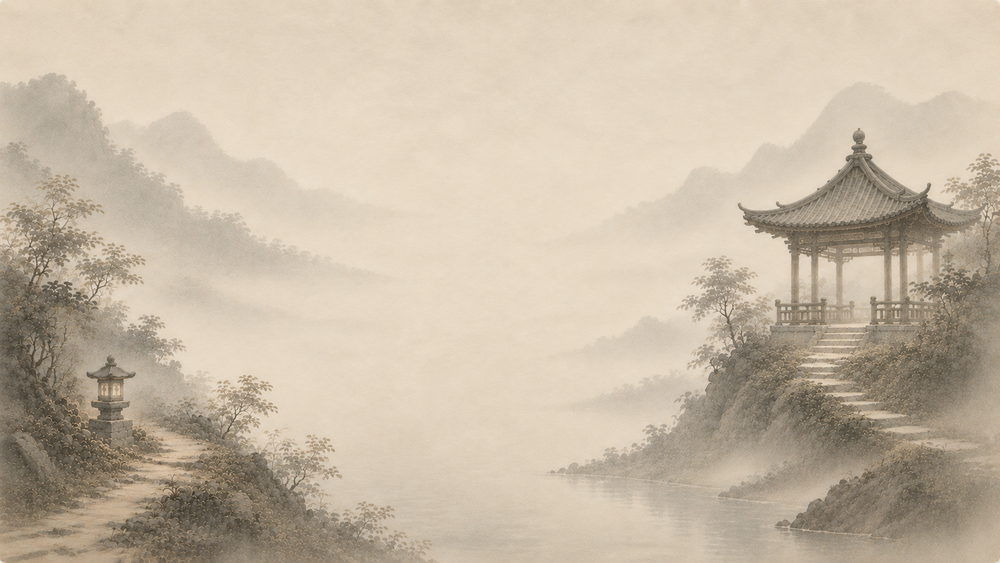
#> input picture client/src/assets/pages/project.png, 1000 x 563 px, shrunk from 1672 x 941 before the run, found by its file name
$ python analyze_project2.py
#> lines starting #> are read from the running program, lines starting #| are printed output that depends on the picture; after the words box and inside, x2 and y2 are one past the last pixel; in counts of white or black regions, pixels touching at a corner belong together
import numpy as np
from PIL import Image
from scipy import ndimage

PATH = r"C:\Users\liuwanting05\Desktop\Webpersonal\Webpersonal\client\src\assets\pages\project.png"
img = Image.open(PATH).convert("RGB")
#> img is the input picture: PIL image 1000x563 RGB; mean R, G, B 198.6, 184.8, 165.6
ca = np.array(img).astype(np.int16)
H, W = ca.shape[:2]
#> H = 563; W = 1000
R, G, B = ca[:, :, 0], ca[:, :, 1], ca[:, :, 2]
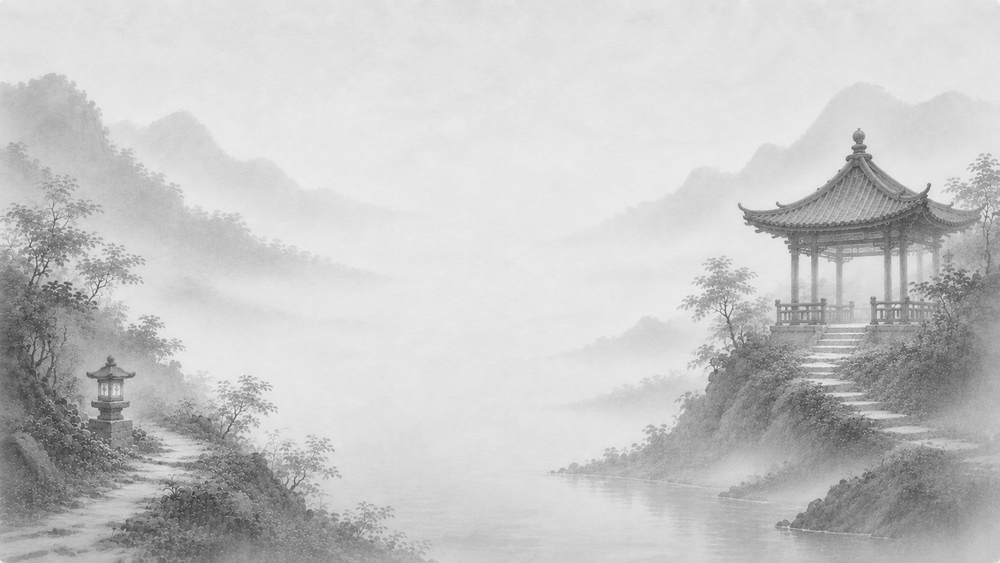
#> R: shape (563, 1000) int16; min 53, max 244, mean 198.6
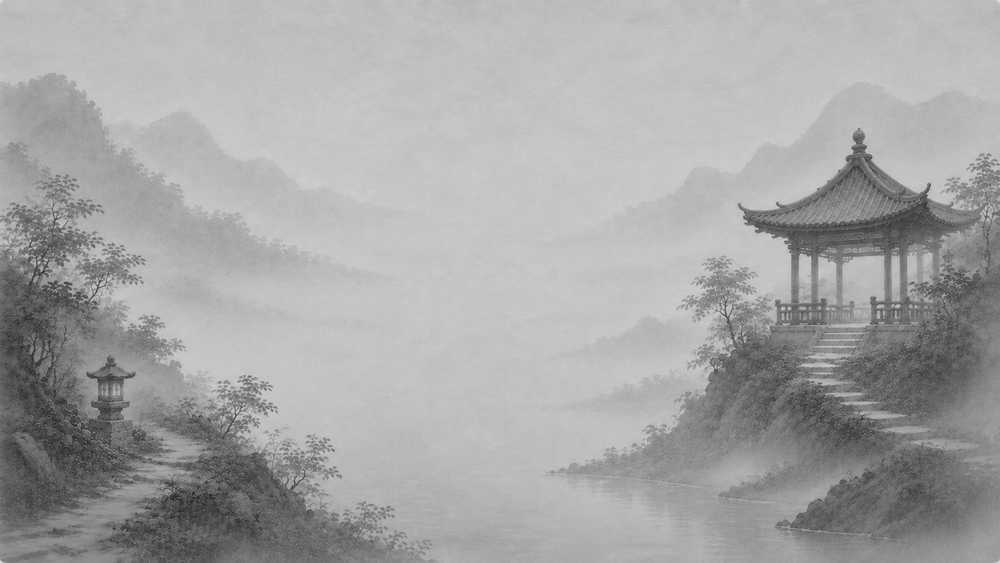
#> B: shape (563, 1000) int16; min 33, max 224, mean 165.6
lum = 0.299 * R + 0.587 * G + 0.114 * B

# Lamp: very bright warm glow (high R, high G, lower B, high luminance)
lamp = (R > 200) & (G > 175) & (R - B > 30) & (lum > 180)
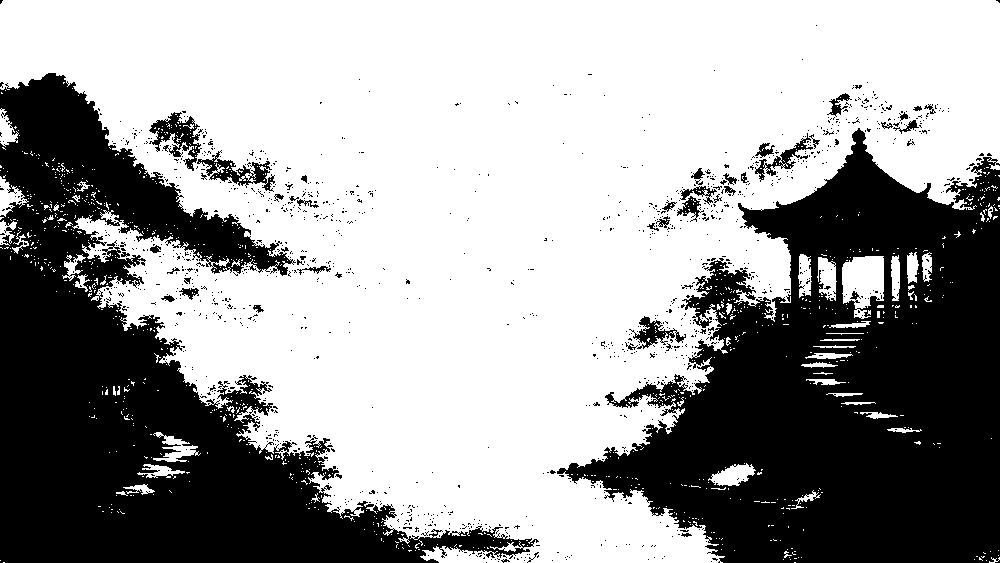
#> lamp: shape (563, 1000) bool; 61.5% white; 1213 black regions (1168 under 20 px), largest, box (x1, y1, x2, y2) and area: (557, 128, 1000, 563) 108154, (0, 73, 539, 563) 99538, (149, 112, 202, 171) 1233
labeled, num = ndimage.label(lamp)
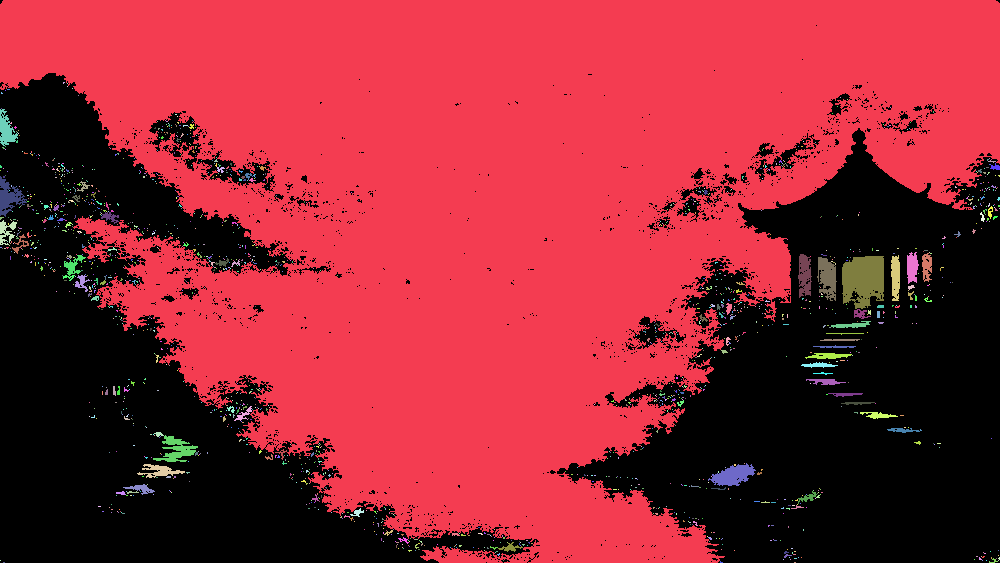
#> labeled: shape (563, 1000) int32; 1795 distinct labels, from 0 to 1794; one colour per label, 0 black
#> num = 1794
print("Lamp candidate clusters (bright warm):")
clusters = []
for i in range(1, num+1):
    ys, xs = np.where(labeled == i)
    if len(xs) < 30:
        continue
    clusters.append((len(xs), xs.mean(), ys.mean()))
#> this loop made 1794 passes
#> (ys, xs) on passes 2 to 4: ([82, 82, 83], [63, 64, 63]), ([83], [67]), ([86], [67])
#> after the loop, clusters = 41 items, first 6: (333321, 494.6, 214.7), (361, 5.92, 129.7), (41, 995, 166.8), (502, 8.63, 196.8), (47, 83.23, 186.2), (37, 989.9, 211.8)
clusters.sort(reverse=True)
for size, cx, cy in clusters[:10]:
    print(f"  size={size:5d} center=({cx/W*100:.1f}%, {cy/H*100:.1f}%)")
#> this loop made 10 passes
#> (size, cx, cy) on passes 1 to 10: (333321, 494.6, 214.7), (1795, 863, 279.3), (626, 732.9, 475), (571, 827, 276.9), (523, 176.2, 449.5), (502, 8.63, 196.8), (434, 804.3, 274.9), (361, 5.92, 129.7), (341, 895.2, 276.8), (294, 159.3, 470.6)
#|   size=333321 center=(49.5%, 38.1%)
#|   size= 1795 center=(86.3%, 49.6%)
#|   size=  626 center=(73.3%, 84.4%)
#|   size=  571 center=(82.7%, 49.2%)
#|   size=  523 center=(17.6%, 79.8%)
#|   size=  502 center=(0.9%, 35.0%)
#|   size=  434 center=(80.4%, 48.8%)
#|   size=  361 center=(0.6%, 23.0%)
#> (further printed lines are left out)

# Pavilion: dark structure clusters (dark, localized)
dark = (lum < 80) & (R < 95)
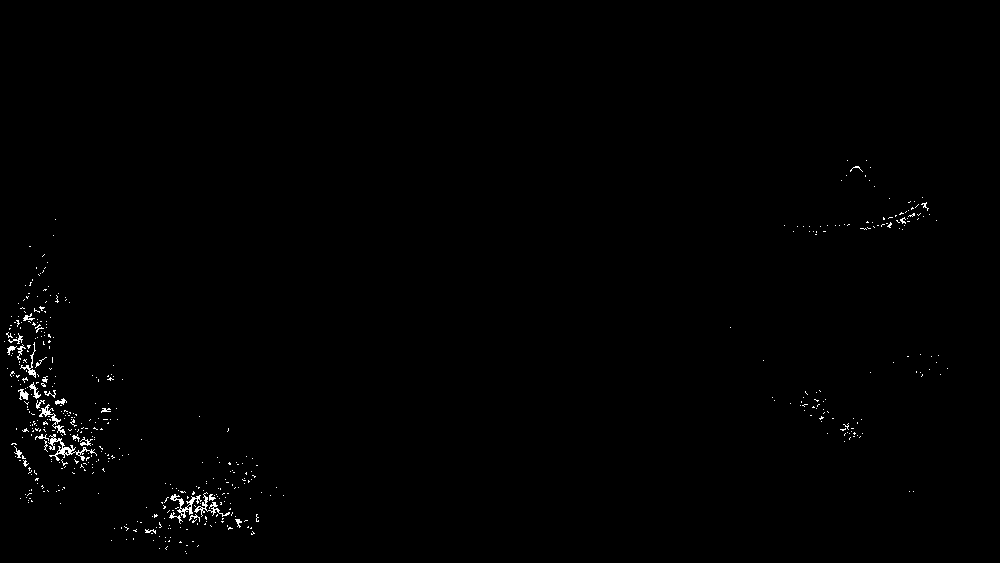
#> dark: shape (563, 1000) bool; 0.55% white in thin lines or dots, all inside (x1, y1, x2, y2) = (4, 160, 948, 554)
labeled2, num2 = ndimage.label(dark)
#> labeled2: shape (563, 1000) int32; 767 distinct labels, from 0 to 766
#> num2 = 766
print("\nDark structure clusters:")
clusters2 = []
for i in range(1, num2+1):
    ys, xs = np.where(labeled2 == i)
    if len(xs) < 25:
        continue
    clusters2.append((len(xs), xs.mean(), ys.mean(), xs.min(), xs.max(), ys.min(), ys.max()))
#> this loop made 766 passes
#> (ys, xs) on passes 1 to 3: ([160], [847]), ([160], [866]), ([166, 166, 166, 166, 167, 167, 167, 167, 167, 167, 167, 168], [855, 856, 857, 858, 853, 854, 855, 856, 857, 858, 859, 859])
#> after the loop, clusters2 = 24 items
clusters2.sort(reverse=True)
for size, cx, cy, x0, x1, y0, y1 in clusters2[:10]:
    print(f"  size={size:5d} center=({cx/W*100:.1f}%, {cy/H*100:.1f}%) bbox x={x0/W*100:.0f}-{x1/W*100:.0f}% y={y0/H*100:.0f}-{y1/H*100:.0f}%")
#> this loop made 10 passes
#> (size, cx, cy, x0, x1, y0, y1) on passes 1 to 10: (190, 60.85, 448.2, 49, 74, 438, 460), (130, 189, 506, 177, 200, 495, 517), (79, 202.1, 505.4, 194, 207, 495, 514), (72, 45.12, 411.3, 39, 52, 404, 416), (68, 23.1, 394.2, 18, 28, 389, 399), (67, 177.3, 499.6, 170, 183, 494, 508), (67, 29.34, 370.2, 21, 35, 365, 377), (63, 34.44, 390.6, 29, 40, 382, 398), (43, 60.02, 428.8, 54, 65, 425, 434), (42, 27.79, 317.4, 23, 34, 313, 320)
#|   size=  190 center=(6.1%, 79.6%) bbox x=5-7% y=78-82%
#|   size=  130 center=(18.9%, 89.9%) bbox x=18-20% y=88-92%
#|   size=   79 center=(20.2%, 89.8%) bbox x=19-21% y=88-91%
#|   size=   72 center=(4.5%, 73.1%) bbox x=4-5% y=72-74%
#|   size=   68 center=(2.3%, 70.0%) bbox x=2-3% y=69-71%
#|   size=   67 center=(17.7%, 88.7%) bbox x=17-18% y=88-90%
#|   size=   67 center=(2.9%, 65.8%) bbox x=2-4% y=65-67%
#|   size=   63 center=(3.4%, 69.4%) bbox x=3-4% y=68-71%
#> (further printed lines are left out)

$ run again, with client/src/assets/pages/about.png copied over client/src/assets/pages/project.png
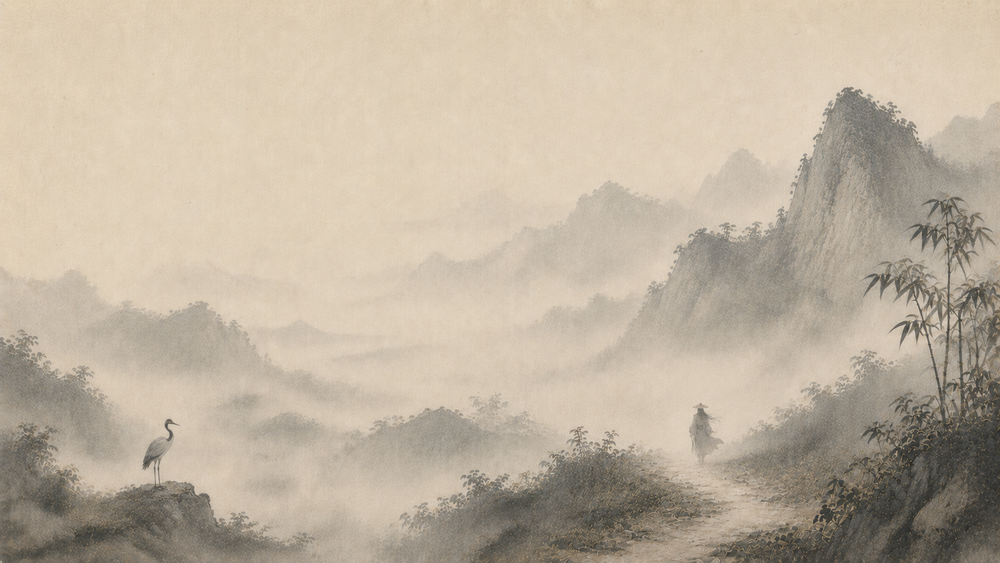
#> input picture client/src/assets/pages/about.png, 1000 x 563 px, shrunk from 1672 x 941 before the run, found by its file name
#> img is the input picture: PIL image 1000x563 RGB; mean R, G, B 190.9, 178.5, 160.4
#> lamp: shape (563, 1000) bool; 56.6% white; 783 black regions (773 under 20 px), largest, box (x1, y1, x2, y2) and area: (0, 86, 1000, 563) 240877, (428, 240, 514, 283) 1002, (273, 320, 339, 348) 509
#> `labeled, num = ndimage.label(lamp)`:
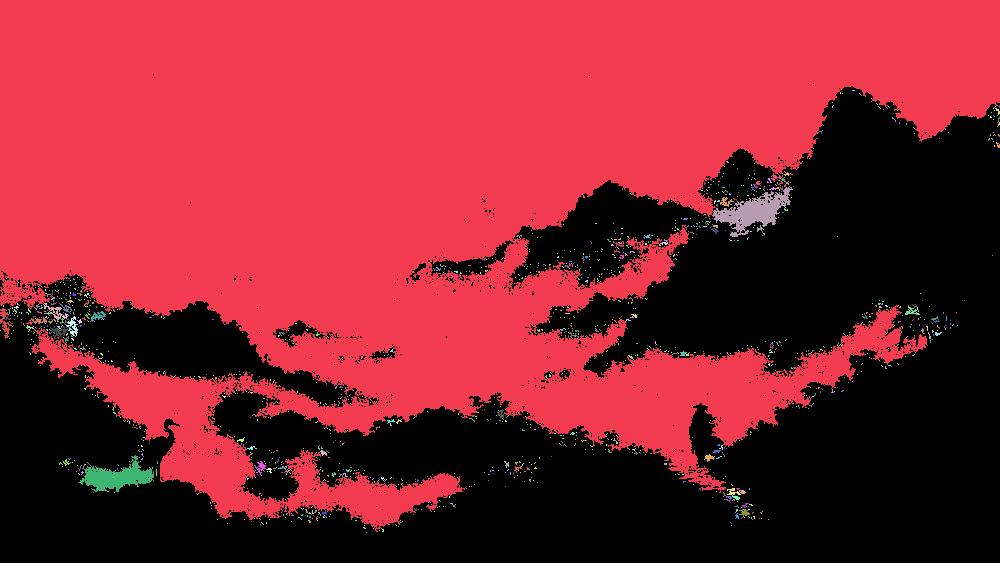
#> labeled: shape (563, 1000) int32; 1806 distinct labels, from 0 to 1805; one colour per label, 0 black
#> num = 1805
#> the loop `for i in range(1, num+1):` made 1805 passes
#> (ys, xs) on passes 2 to 4: ([90, 90, 90], [852, 853, 854]), ([92, 93], [840, 840]), ([93], [842])
#> after the loop `for i in range(1, num+1):`: clusters = 18 items, first 6: (310911, 425.8, 192.9), (35, 775.3, 177), (1612, 753.2, 211.3), (59, 725.4, 201.4), (105, 54.32, 311.1), (32, 66.66, 308.2)
#> the loop `for size, cx, cy in clusters[:10]:` made 10 passes
#> (size, cx, cy) on passes 1 to 8: (310911, 425.8, 192.9), (1612, 753.2, 211.3), (1262, 116.5, 476.7), (145, 4.42, 321.6), (105, 54.32, 311.1), (101, 72.63, 326), (91, 58.68, 331.5), (76, 97.63, 315.6)
#> (printed output is left out)
#> dark: shape (563, 1000) bool; 2.9% white; 511 white regions (483 under 20 px), largest, box (x1, y1, x2, y2) and area: (752, 382, 1000, 563) 13203, (71, 525, 123, 547) 432, (598, 509, 615, 530) 117
#> `labeled2, num2 = ndimage.label(dark)`:
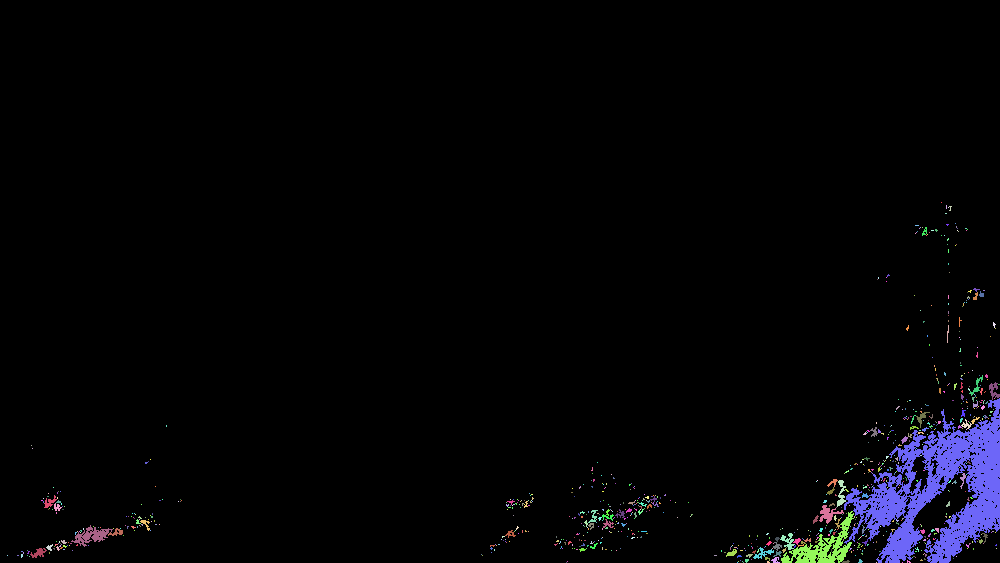
#> labeled2: shape (563, 1000) int32; 893 distinct labels, from 0 to 892; one colour per label, 0 black
#> num2 = 892
#> the loop `for i in range(1, num2+1):` made 892 passes
#> (ys, xs) on passes 1 to 3: ([202], [941]), ([205, 206, 207, 208], [946, 946, 946, 946]), ([206, 206, 206, 207, 208, 209, 210, 210], [949, 950, 951, 950, 950, 950, 949, 950])
#> after the loop `for i in range(1, num2+1):`: clusters2 = 33 items
#> the loop `for size, cx, cy, x0, x1, y0, y1 in clusters2[:10]:` made 10 passes
#> (size, cx, cy, x0, x1, y0, y1) on passes 1 to 8: (10660, 938.2, 490.6, 844, 999, 398, 562), (1175, 823.2, 547.7, 781, 853, 511, 562), (359, 91.09, 535.4, 71, 112, 525, 546), (188, 827.9, 513.5, 819, 843, 505, 523), (117, 840.8, 493.5, 837, 845, 480, 506), (111, 787.9, 540.8, 780, 794, 533, 549), (95, 993.5, 390, 989, 999, 382, 399), (90, 762.7, 553, 753, 773, 547, 558)
#> (printed output is left out)

$ run again, with client/src/assets/pages/journey-bg-v2.png copied over client/src/assets/pages/project.png
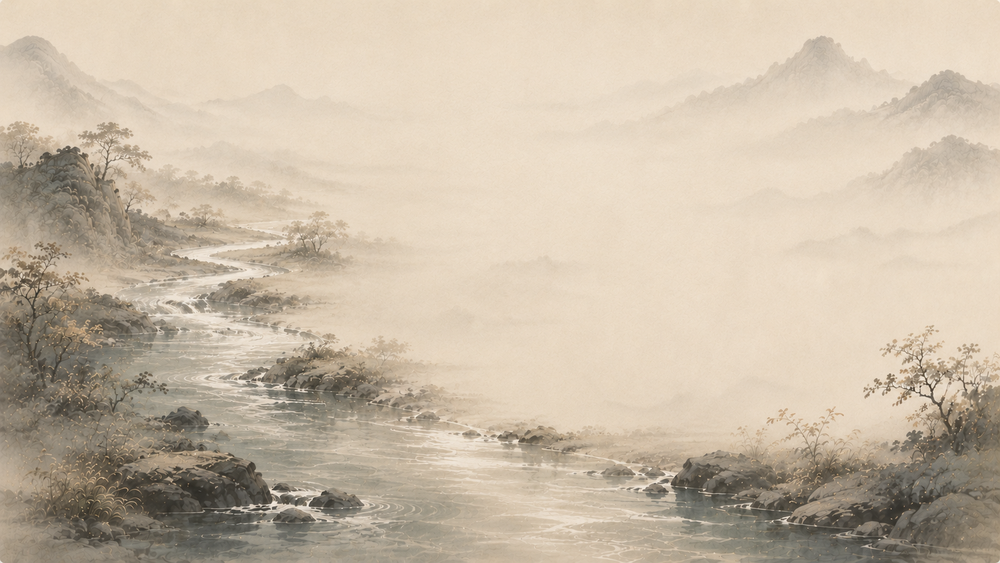
#> input picture client/src/assets/pages/journey-bg-v2.png, 1000 x 563 px, shrunk from 1672 x 941 before the run, found by its file name
#> img is the input picture: PIL image 1000x563 RGB; mean R, G, B 200, 185.9, 166.7
#> lamp: shape (563, 1000) bool; 64.1% white; 724 black regions (693 under 20 px), largest, box (x1, y1, x2, y2) and area: (0, 122, 619, 563) 142741, (568, 338, 1000, 563) 50395, (892, 69, 984, 114) 1979
#> `labeled, num = ndimage.label(lamp)`:
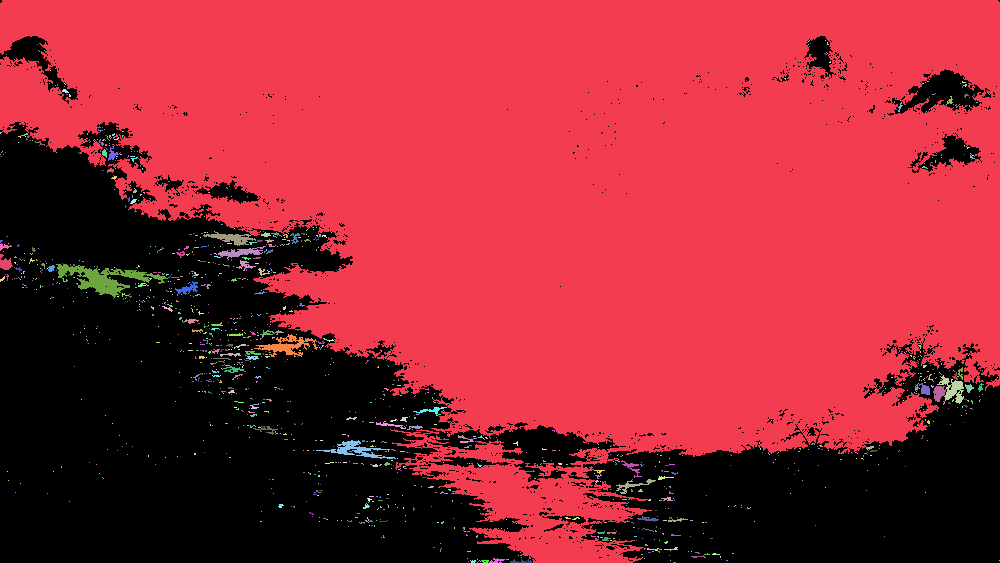
#> labeled: shape (563, 1000) int32; 1496 distinct labels, from 0 to 1495; one colour per label, 0 black
#> num = 1495
#> the loop `for i in range(1, num+1):` made 1495 passes
#> (ys, xs) on passes 2 to 4: ([40], [809]), ([40], [825]), ([41], [808])
#> after the loop `for i in range(1, num+1):`: clusters = 39 items, first 6: (351456, 574.7, 204.6), (70, 112, 153.9), (30, 104.2, 152.9), (315, 231.3, 237.8), (30, 265.5, 234.3), (51, 294.7, 237.5)
#> the loop `for size, cx, cy in clusters[:10]:` made 10 passes
#> (size, cx, cy) on passes 1 to 8: (351456, 574.7, 204.6), (1323, 104.4, 278.1), (528, 287, 345.4), (454, 356, 449.7), (342, 952.6, 389), (315, 231.3, 237.8), (242, 239.3, 252.3), (148, 632.1, 485.1)
#> (printed output is left out)
#> dark: shape (563, 1000) bool; 2.2% white; 547 white regions (477 under 20 px), largest, box (x1, y1, x2, y2) and area: (113, 462, 272, 530) 4383, (822, 483, 934, 535) 1651, (60, 501, 109, 541) 691
#> `labeled2, num2 = ndimage.label(dark)`:
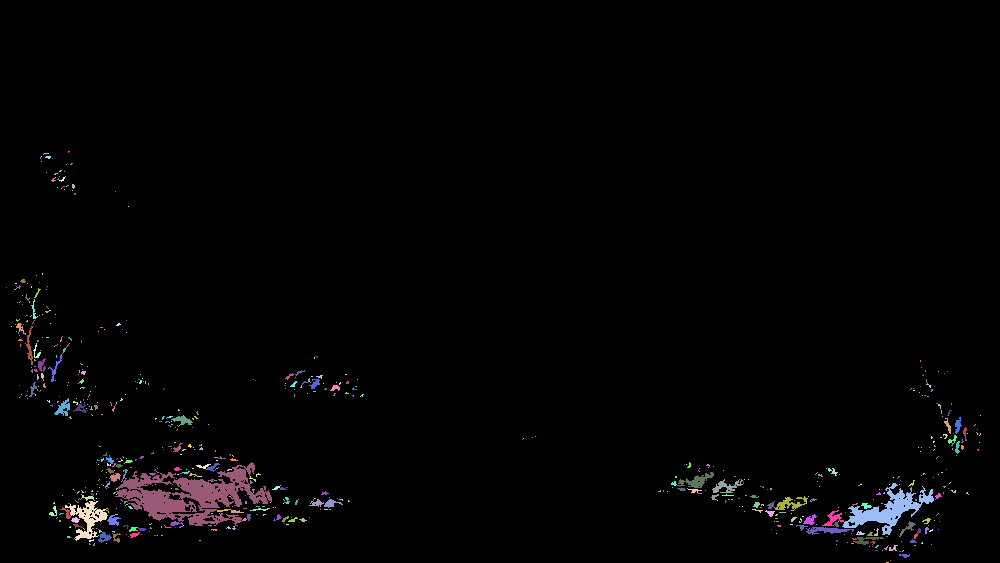
#> labeled2: shape (563, 1000) int32; 775 distinct labels, from 0 to 774; one colour per label, 0 black
#> num2 = 774
#> the loop `for i in range(1, num2+1):` made 774 passes
#> (ys, xs) on passes 1 to 3: ([151, 151, 152], [68, 69, 68]), ([153, 153, 153, 153, 153], [44, 45, 46, 47, 48]), ([154], [43])
#> after the loop `for i in range(1, num2+1):`: clusters2 = 57 items
#> the loop `for size, cx, cy, x0, x1, y0, y1 in clusters2[:10]:` made 10 passes
#> (size, cx, cy, x0, x1, y0, y1) on passes 1 to 8: (4159, 191.5, 495.5, 115, 271, 462, 525), (1482, 888.3, 509.5, 842, 933, 483, 534), (632, 87.64, 518.1, 65, 107, 501, 540), (238, 696.3, 480.5, 677, 713, 472, 487), (200, 790, 503.1, 775, 807, 496, 509), (192, 826.9, 529.9, 806, 853, 527, 534), (182, 726, 486.4, 712, 742, 479, 492), (135, 833, 518.2, 822, 843, 510, 525)
#> (printed output is left out)
